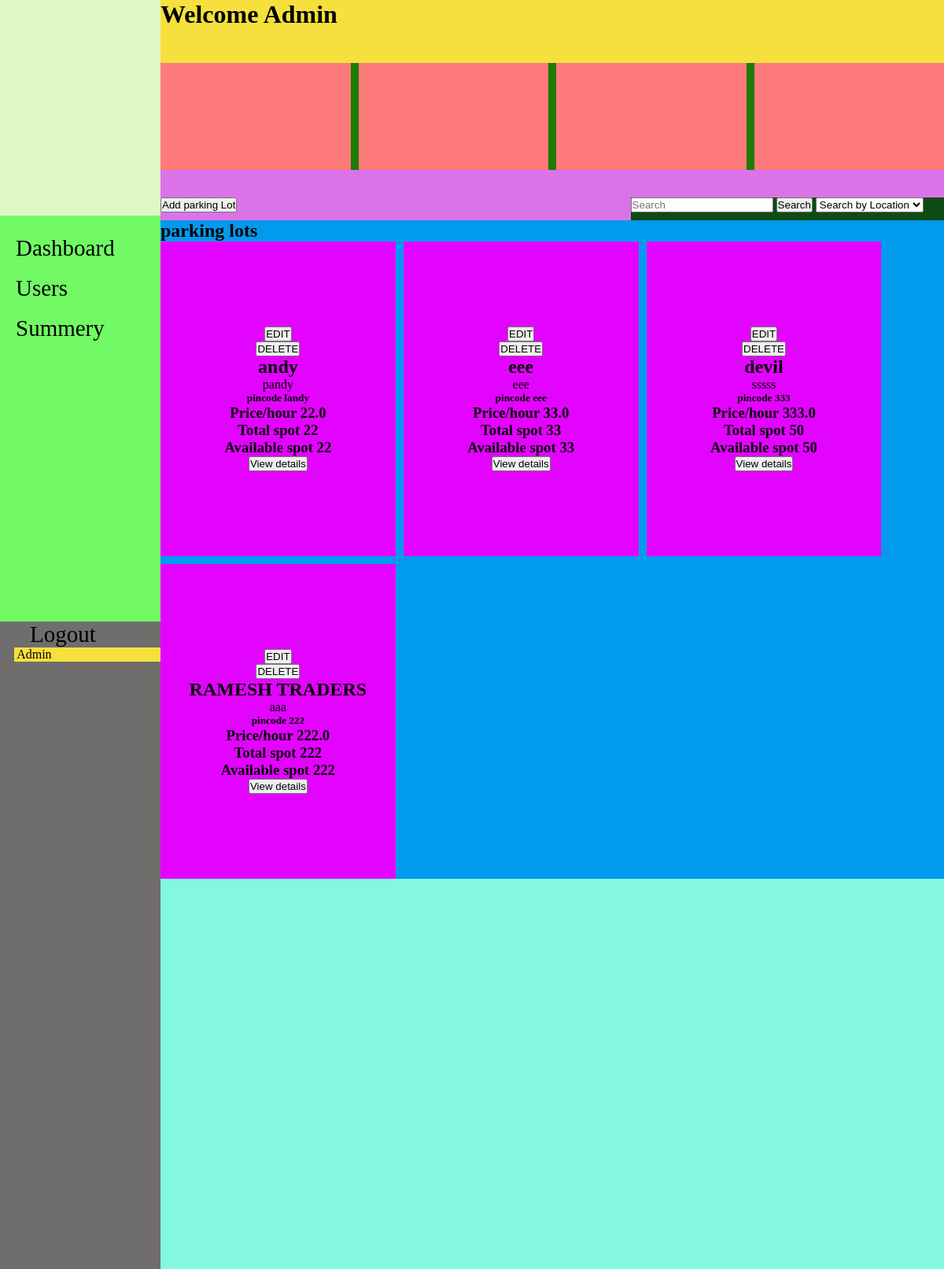
The app's page /admin_dashboard (signed in), older data.
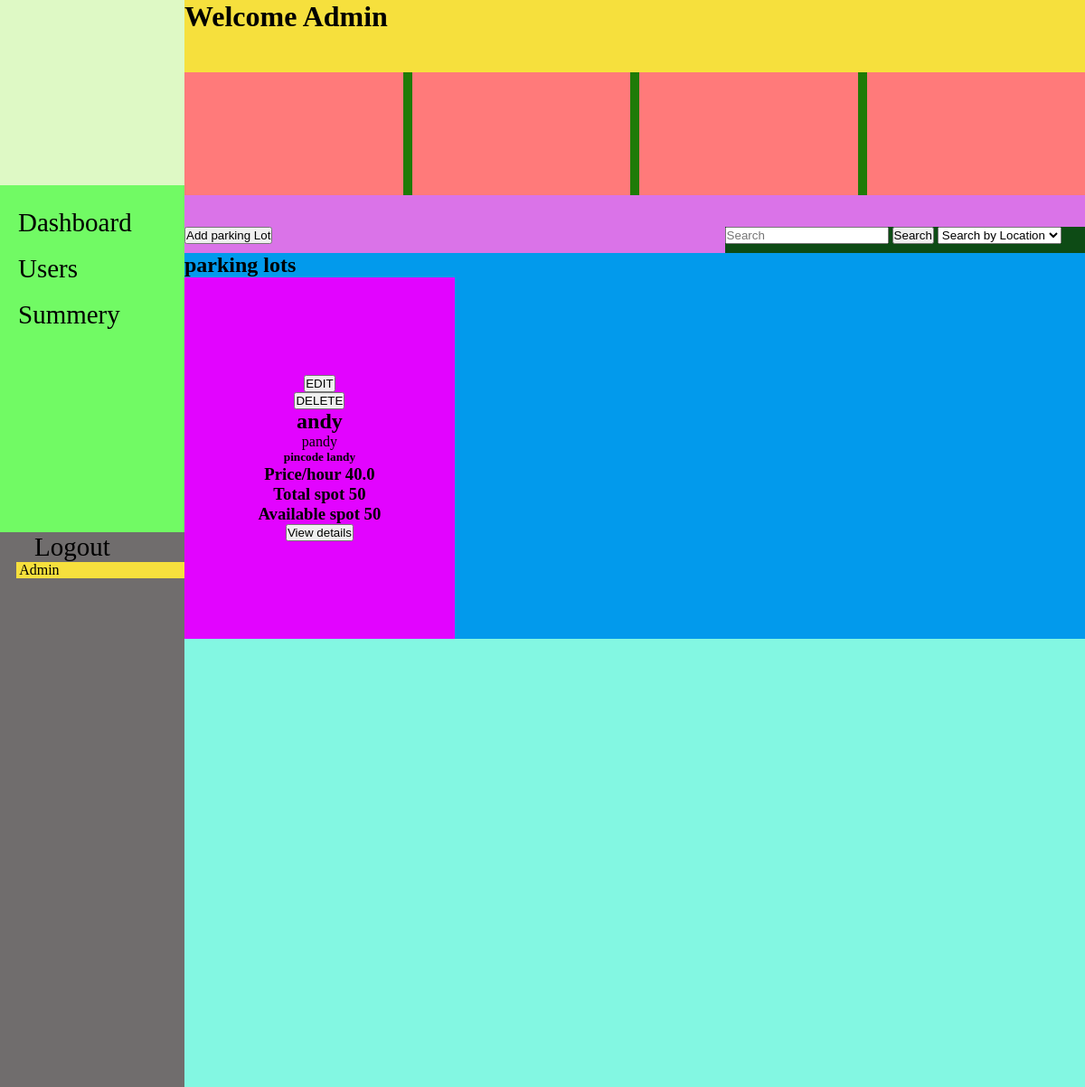
The same page, newer data.
### models/parking_lot.py (models this page shows, shortened)
class ParkingLot(db.Model):
    __tablename__ = 'parking_lots'
    id = db.Column(db.Integer, primary_key=True)
    name= db.Column(db.String(80), unique=True, nullable=False)
    address = db.Column(db.String(200), nullable=False)
    pincode = db.Column(db.String(10), nullable=False)
    hourly_rate = db.Column(db.Float, nullable=False)
    total_spots = db.Column(db.Integer, nullable=False)
    occupied_spots = db.Column(db.Integer, default=0)
    ev_spots = db.Column(db.Integer, default=0)
    ev_charging_rate = db.Column(db.Float, nullable=True)
    opening_time = db.Column(db.String(10), nullable=True)
    closing_time = db.Column(db.String(10), nullable=True)
    is_24_hours = db.Column(db.Boolean, default=False)
    description = db.Column(db.String(200), nullable=True)

### routes/admin.py (the view)
@admin_bp.route('/admin_dashboard')
@login_required
@admin_required
def admin_dashboard():
    lots=ParkingLot.query.all()
    lot_id=request.args.get('lot_id')
    lot = None
    if lot_id:
        lot=ParkingLot.query.filter_by(id=lot_id).first()
    return render_template('admin_dashboard.html',lots=lots,lot=lot)

### Templates/admin_dashboard.html (shortened to what this page needs)
    {%extends "base.html" %}
    {%block style%}
    <link rel="stylesheet" href="{{url_for('static',filename='css/admin_dashboard.css')}}">
    {%endblock%}
    {%block content %}
    <div class="page-1">
        <div class="side-bar">
            <div class="side-bar-upper">
            </div>
            <div class="side-bar-lower">
                <div class="side-bar-lower-item">
                    <a href="admin_dashboard.html">Dashboard</a>
                </div>
                <div class="side-bar-lower-item">
                    <a href="admin_users.html">Users</a>
                </div>
                <div class="side-bar-lower-item">
                    <a href="admin_products.html">Summery</a>
                </div>
            </div>
            <div class="logout side-bar-lower-item">
                <a href="{{url_for('auth.logout')}}">
                    <span>Logout</span>
                </a>
            </div>
                <div class="profile ">
                    <span>Admin</span>
                </div>
        </div>
        <div class="right-side">
            <div class="div-1">
                <h1>Welcome Admin</h1>
            </div>
            <div class="div-2">
                <div class="div-2-item">
                </div>
                <div class="div-2-item">
                </div>
                <div class="div-2-item">
                </div>
                <div class="div-2-item">
                </div>
            </div>
            <div class="div-3">
                <div class="div-3-item-1">
                    <button id="add_parking_lot">Add parking Lot</button>
                </div>
                <div class="div-3-item-2">
                    <input type="search" name="search" id="" placeholder="Search">
                    <button>Search</button>
                    <select>
                        <option>Search by Location</option>
                    </select>
                </div>
            </div>
            <div class="div-4">
                <div class="div-4-heading">
                    <h2>parking lots</h2>
                </div>
                <div class="div-4-parking-lots-cards">
                    {%for lot in lots %}
                    <div class="div-4-card">
                        <a href="{{ url_for('admin.admin_dashboard', lot_id=lot.id) }}">
                            <button class="edit-lot">EDIT</button>
                        </a>
                        <a href="{{ url_for('parking.delete_lot', lot_id=lot.id) }}">
                            <button class="edit-lot">DELETE</button>
                        </a>
                        <h2>{{ lot.name }}</h2>
                        <p>{{ lot.address }}</p>
                        <h5>pincode {{ lot.pincode }}</h5>
                        <h3>Price/hour {{ lot.hourly_rate}}</h3>
                        <h3>Total spot {{lot.total_spots}}</h3>
                        <h3>Available spot {{lot.total_spots-lot.occupied_spots}}</h3>
                        <a href="{{url_for('parking.view_details',lot_id=lot.id)}}"><button>View details</button></a>
                    </div>
                    {%endfor%}
                </div>
            </div>
            <div class="div-5"></div>
        </div>
    </div>
    {%endblock%}

### Templates/base.html (shortened to what this page needs)
<!DOCTYPE html>
<html lang="en">
<head>
    <link rel="stylesheet" href="{{url_for('static',filename='css/landing_page_navbar.css')}}">
    {%block style %}{%endblock%}
</head>
<body>
    {% block content %}
    {% endblock %}
</body>
</html>

### Static/css/admin_dashboard.css (style rules this page uses)
* { margin: 0; padding: 0; box-sizing: border-box; }
html, body { width: 100%; height: 100%; background-color: #FFFFFF; }
.page-1 { display: flex; height: 100%; }
.side-bar { position: fixed; width: 17%; height: 100%; background-color: #706d6d; display: flex; flex-direction: column; }
.side-bar-upper { width: 100%; height: 17%; background-color: #def9c5; }
.side-bar-lower { width: 100%; height: 32%; background-color: #71fa64; display: flex; flex-direction: column; gap: 18px; padding-top: 25px; }
.side-bar-lower-item a { text-decoration: none; color: black; font-size: 29px; margin: 10px; padding: 10px; }
.logout { margin-left: 18px; }
.profile { margin-left: 18px; background-color: #f6e03d; }
.right-side { margin-left: 17%; width: 83%; height: 100%; background-color: #f98383; }
.div-1 { height: 10%; background-color: #f6e03d; }
.div-2 { width: 100%; height: 17%; background-color: #1e7b07; display: flex; gap: 10px; }
.div-2-item { width: 100%; height: 100%; background-color: #ff7a7a; }
.div-3 { width: 100%; height: 8%; background-color: #da73e8; display: flex; justify-content: space-between; padding-top: 35px; }
.div-3-item-2 { width: 40%; height: 100%; background-color: #0d4b15; }
.div-4 { width: 100%; background-color: #029aec; display: flex; flex-direction: column; }
.div-4-parking-lots-cards { width: 100%; display: flex; flex-wrap: wrap; gap: 10px; }
.div-4-card { width: 30%; height: 50vh; background-color: #e204ff; display: flex; flex-direction: column; justify-content: center; align-items: center; }
.div-5 { width: 100%; height: 62%; background-color: #83f7e2; display: flex; flex-direction: column; }

Row changes from the older to the newer data that the page shows:
removed ParkingLot: name "eee", address "eee", pincode "eee", hourly_rate "33.0", total_spots "33", lot.total_spots-lot.occupied_spots "33"
removed ParkingLot: name "devil", address "sssss", pincode "333", hourly_rate "333.0", total_spots "50", lot.total_spots-lot.occupied_spots "50"
removed ParkingLot: name "RAMESH TRADERS", address "aaa", pincode "222", hourly_rate "222.0", total_spots "222", lot.total_spots-lot.occupied_spots "222"
changed ParkingLot "andy": hourly_rate "22.0" → "40.0"; total_spots "22" → "50"; lot.total_spots-lot.occupied_spots "22" → "50"
